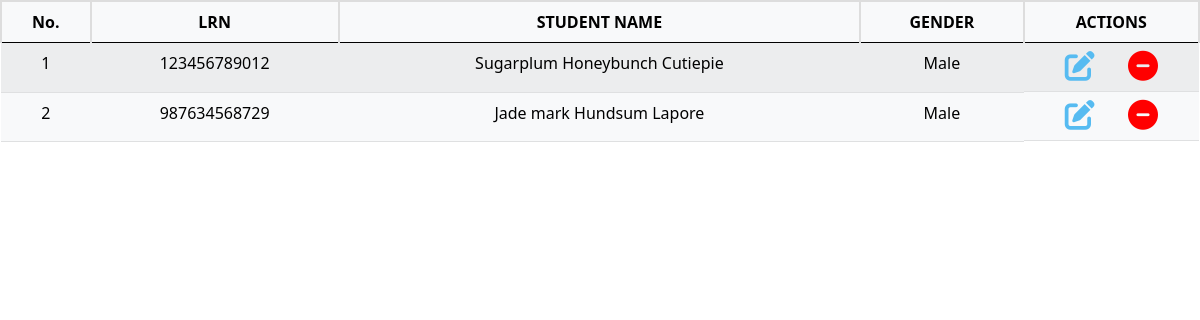
Page /table.php on the committed database.
### tables this page shows
CREATE TABLE `learners_personal_infos` (
  `id` int(11) NOT NULL,
  `lrn` varchar(50) NOT NULL,
  `last_name` varchar(50) NOT NULL,
  `first_name` varchar(50) NOT NULL,
  `middle_name` varchar(50) NOT NULL,
  `suffix` varchar(50) NOT NULL,
  `birth_date` date NOT NULL,
  `sex` varchar(50) NOT NULL,
  `date_time_created` datetime NOT NULL,
  `date_time_updated` datetime NOT NULL,
  `remarks` varchar(50) NOT NULL
);

### table.php (the view, shortened to what this page needs)
<!DOCTYPE html>
<html lang="en">
<head>
    <link rel="stylesheet" href="src/css/bootstrap.css">
    <link rel="stylesheet" href="https://cdnjs.cloudflare.com/ajax/libs/font-awesome/6.0.0/css/all.min.css">
</head>
<body>
<?php
    include('connection.php');
    $output = '';
    if(isset($_POST['query'])){
        $search = mysqli_real_escape_string($conn, $_POST['query']);
        $query = "SELECT * FROM learners_personal_infos WHERE first_name LIKE '%".$search."%'
        OR last_name LIKE '%".$search."%'
        OR lrn LIKE '%".$search."%'
        ";
    }else{
        $query="SELECT * FROM learners_personal_infos";
    }
    $result = mysqli_query($conn, $query);
    if(mysqli_num_rows($result)>0){
        $number = 0;
        $output .='<table class="table table-hover table-light table-striped" id="table-data">
        <thead class="text-center">
            <tr>
                <th>No.</th>
                <th>LRN</th>
                <th>STUDENT NAME</th>
                <th>GENDER</th>
                <th scope="col">ACTIONS</th>
            </tr>
        </thead>';
        while($row = mysqli_fetch_array($result)){
            $lrn = $row['lrn'];
            $parse_lrn = intval($lrn);
            $int_lrn = (($parse_lrn * 123456789 * 5977)/ 859475);
            $edit_link = "new-edit-students.php?sid=". urlencode(base64_encode($int_lrn));
            $view_link = "view-student.php?sid=" . urlencode(base64_encode($int_lrn));
            $delete_link = "delete-student.php?sid=" . urlencode(base64_encode($int_lrn));
            $number++;
            $output .='
            <tr class="clickable-row text-center" data-href="'.$view_link.'" style="cursor:pointer;">
            <td>'.$number.'</td>
            <td>'.$row["lrn"].'</td>
            <td>'.$row["first_name"].' '.$row["middle_name"].' '.$row["last_name"].'</td>
            <td>'.$row["sex"].'</td>
            <td class="d-flex flex-row justify-content-evenly">
                <a href="'.$edit_link.'"><i style="color:#56BBF1; font-size:30px;" class="fa-solid fa-pen-to-square"></i></a>
                <a href="'.$delete_link.'"><i style="color:red; font-size:30px;" class="fa-solid fa-circle-minus"></i></a>
            </td>
            </tr>
            ';
        }
        echo $output;
    }else{
        echo "
        <div class='alert alert-danger'>
            No data Found
        </div>
        ";
    }
?>
</body>
</html>

### table.php (style rules this page uses)
th { border: 2px solid #ddd; }

### rows in the picture
learners_personal_infos: lrn "123456789012", first_name "Sugarplum", middle_name "Honeybunch", last_name "Cutiepie", sex "Male"
learners_personal_infos: lrn "987634568729", first_name "Jade mark", middle_name "Hundsum", last_name "Lapore", sex "Male"
